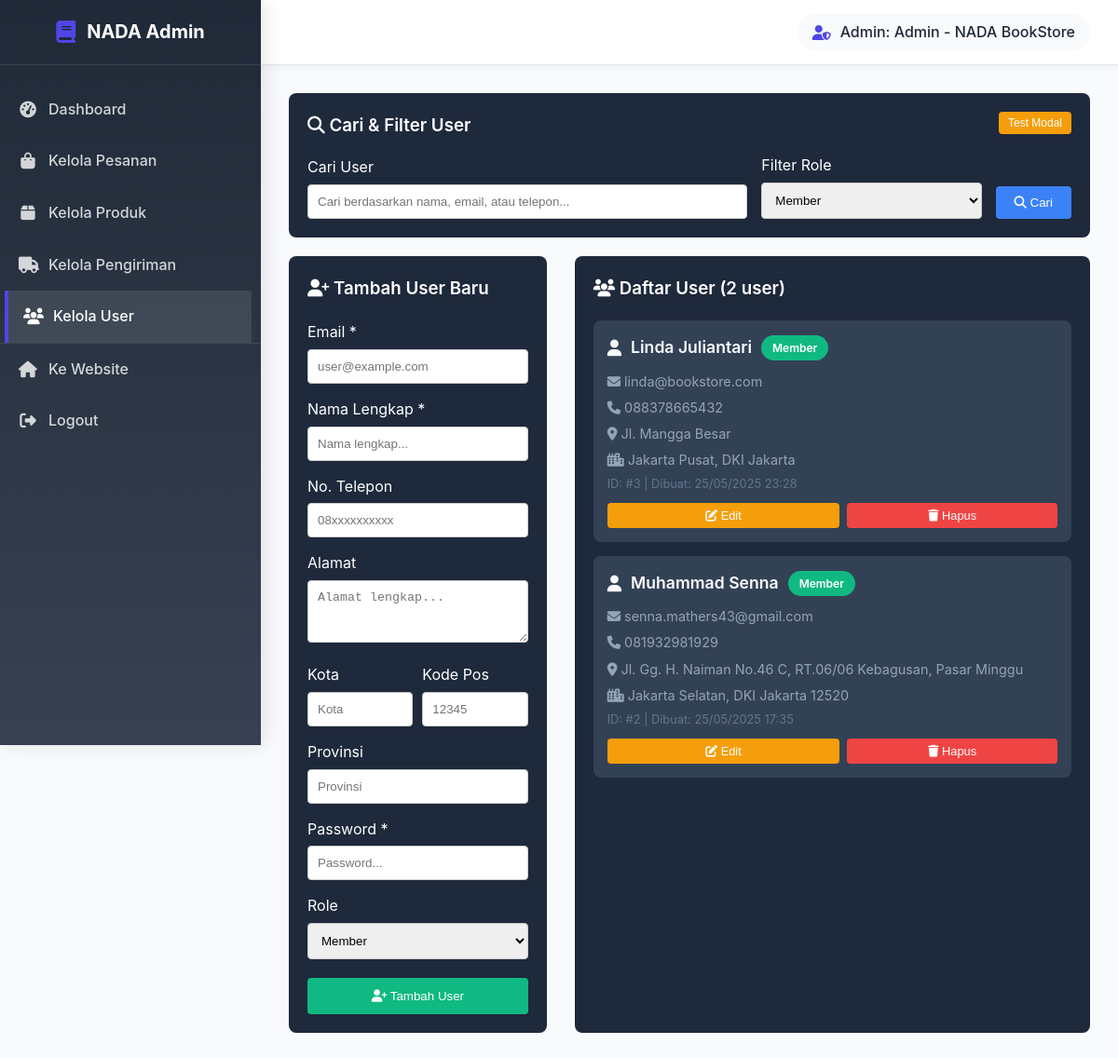
Page /bookstore/admin/users.php?role=member (signed in) on the committed database.
### tables this page shows
CREATE TABLE `users` (
  `id` int(11) NOT NULL,
  `email` varchar(255) NOT NULL,
  `nama` varchar(255) NOT NULL,
  `no_telepon` varchar(20) NOT NULL,
  `address` text NOT NULL,
  `kota` varchar(15) NOT NULL,
  `provinsi` varchar(20) NOT NULL,
  `kode_pos` int(6) NOT NULL,
  `password` varchar(255) NOT NULL,
  `role` enum('admin','member') NOT NULL,
  `updated_at` datetime DEFAULT NULL
);

### bookstore/admin/users.php (the view, shortened to what the rows shown need)
<?php
require_once '../auth.php';
require_once '../db.php';
$user = getLoggedUser();
$roleFilter = $_GET['role'] ?? 'all';
$page = max(1, (int) ($_GET['page'] ?? 1));
$perPage = 10;
$offset = ($page - 1) * $perPage;
$sql = "SELECT * FROM users WHERE 1=1";
$params = [];
if ($roleFilter !== 'all') {
    $sql .= " AND role = ?";
    $params[] = $roleFilter;
}
$sql .= " ORDER BY id DESC LIMIT $perPage OFFSET $offset";
try {
    $stmt = $pdo->prepare($sql);
    $stmt->execute($params);
    $users = $stmt->fetchAll(PDO::FETCH_ASSOC);
} catch (Exception $e) {
    $users = [];
    $message = "Error mengambil data user: " . $e->getMessage();
    $messageType = 'danger';
}
?>
<!DOCTYPE html>
<html lang="id">
<head>
    <link rel="stylesheet" href="admin-styles.css">
    <link rel="stylesheet" href="../styles.css">
    <link rel="stylesheet" href="https://cdnjs.cloudflare.com/ajax/libs/font-awesome/6.4.0/css/all.min.css">
</head>
<body class="admin-body">
    <div class="admin-wrapper">
        <div class="admin-main">
            <header class="admin-header">
                <div class="header-left">
                    <h1>Kelola User</h1>
                </div>
                <div class="header-right">
                    <div class="admin-user">
                        <i class="fas fa-user-shield"></i>
                        <span>Admin: <?= htmlspecialchars($user['nama']) ?></span>
                    </div>
                </div>
            </header>
            <main class="admin-content">
                <div class="users-grid" style="display: grid; grid-template-columns: 1fr 2fr; gap: 30px;">
                    <div style="background: #1e293b; padding: 20px; border-radius: 8px;">
                        <?php if (empty($users)): ?>
                            <p style="color: #64748b; text-align: center; padding: 40px;">
                                <i class="fas fa-user-slash"
                                    style="font-size: 3rem; display: block; margin-bottom: 15px;"></i>
                                Tidak ada user ditemukan
                            </p>
                        <?php else: ?>
                            <div style="max-height: 600px; overflow-y: auto;">
                                <?php foreach ($users as $userData): ?>
                                    <div class="user-card">
                                        <h4>
                                            <i class="fas fa-<?= $userData['role'] === 'admin' ? 'user-shield' : 'user' ?>"></i>
                                            <?= htmlspecialchars($userData['nama']) ?>
                                            <span class="role-badge role-<?= $userData['role'] ?>">
                                                <?= ucfirst($userData['role']) ?>
                                            </span>
                                        </h4>
                                        <p><i class="fas fa-envelope"></i> <?= htmlspecialchars($userData['email']) ?></p>
                                        <?php if (!empty($userData['no_telepon'])): ?>
                                            <p><i class="fas fa-phone"></i> <?= htmlspecialchars($userData['no_telepon']) ?></p>
                                        <?php endif; ?>
                                        <?php if (!empty($userData['address'])): ?>
                                            <p><i class="fas fa-map-marker-alt"></i> <?= htmlspecialchars($userData['address']) ?>
                                            </p>
                                        <?php endif; ?>
                                        <?php if (!empty($userData['kota']) && !empty($userData['provinsi'])): ?>
                                            <p><i class="fas fa-city"></i> <?= htmlspecialchars($userData['kota']) ?>,
                                                <?= htmlspecialchars($userData['provinsi']) ?>
                                                <?= $userData['kode_pos'] ? $userData['kode_pos'] : '' ?>
                                            </p>
                                        <?php endif; ?>
                                        <p style="color: #64748b; font-size: 0.8rem;">
                                            ID: #<?= $userData['id'] ?> |
                                            Dibuat: <?= date('d/m/Y H:i', strtotime($userData['updated_at'] ?? 'now')) ?>
                                        </p>
                                        <div class="btn-group">
                                            <button class="btn-edit"
                                                onclick="editUser(<?= $userData['id'] ?>, <?= htmlspecialchars(json_encode($userData), ENT_QUOTES, 'UTF-8') ?>)">
                                                <i class="fas fa-edit"></i> Edit
                                            </button>
                                            <?php if ($userData['id'] != $user['id']): ?>
                                                <form method="POST" style="flex: 1; display: inline;"
                                                    onsubmit="return confirm('Yakin ingin menghapus user <?= addslashes(htmlspecialchars($userData['nama'])) ?>?')">
                                                    <button type="submit" name="delete_user" class="btn-delete"
                                                        style="width: 100%;">
                                                        <i class="fas fa-trash"></i> Hapus
                                                    </button>
                                                </form>
                                            <?php else: ?>
                                                <button class="btn-delete" style="flex: 1; opacity: 0.5;" disabled>
                                                    <i class="fas fa-lock"></i> Aktif
                                                </button>
                                            <?php endif; ?>
                                        </div>
                                    </div>
                                <?php endforeach; ?>
                            </div>
                        <?php endif; ?>
                    </div>
                </div>
            </main>
        </div>
    </div>
</body>

### rows in the picture
users: nama "Admin - NADA BookStore"
users: nama "Linda Juliantari", role "Member", email "linda@bookstore.com", no_telepon "088378665432", address "Jl. Mangga Besar", kota "Jakarta Pusat", provinsi "DKI Jakarta", id "3", updated_at "25/05/2025 23:28"
users: nama "Muhammad Senna", role "Member", email "senna.mathers43@gmail.com", no_telepon "081932981929", address "Jl. Gg. H. Naiman No.46 C, RT.06/06 Kebagusan, Pasar Minggu", kota "Jakarta Selatan", provinsi "DKI Jakarta", kode_pos "12520", id "2", updated_at "25/05/2025 17:35"

### other values in the picture
$totalUsers "2"
